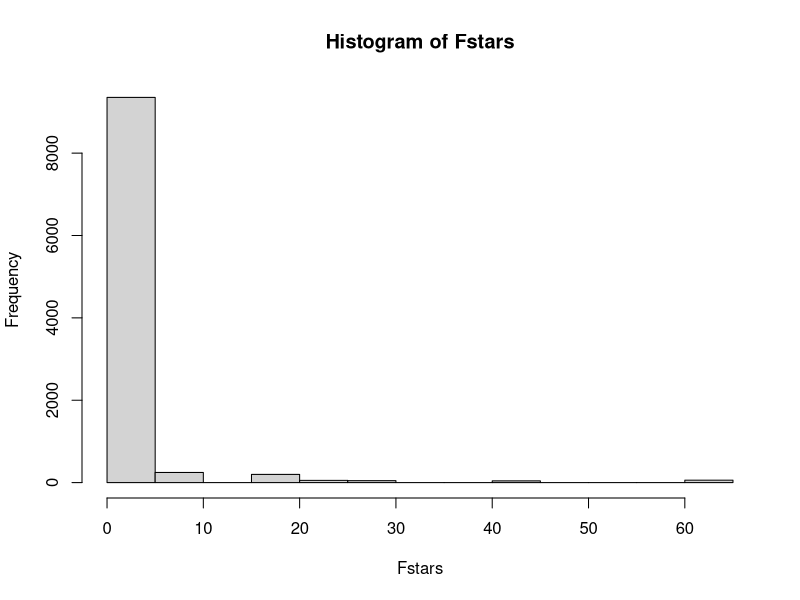

Generate this figure with R:
y <- c(4.5, 3.5, 1.0, 6.3, 4.3, 1.3, 5.7, 3.3, 1.0, 5.3, 5.0, 1.7)
tmt <- c("S", "M", "R", "S", "M", "R", "S", "M", "R", "S", "M", "R")
block <- rep(1:4, each = 3)



growdata <- data.frame(list(y=y, tmt=tmt, block=block))
fit <- aov(y ~tmt+as.factor(block), data = growdata)
summary(fit)
our.F <- (summary(aov(y~tmt+as.factor(block), data=growdata))[[1]])[1,4]
our.F

nperm <- 10000
Fstars <- rep(NA, nperm)

for (i in 1:nperm) {
  tempdata <- growdata
  tempdata$y <- c(sample(tempdata$y[1:3]), sample(tempdata$y[4:6]), sample(tempdata$y[7:9]),  sample(tempdata$y[10:12]))
  Fstars[i] <- (summary(aov(y~tmt+as.factor(block), data = tempdata))[[1]])[1,4]
}

hist(Fstars)
#F-stat

pvalue <- sum(Fstars >= our.F)/nperm
pvalue

